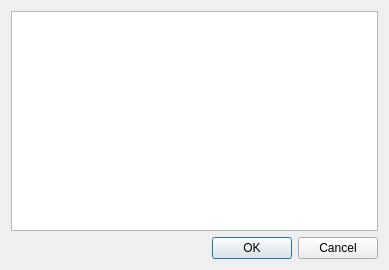
<?xml version="1.0" encoding="UTF-8"?>
<ui version="4.0">
 <class>GetNewStuffDialog</class>
 <widget class="QDialog" name="GetNewStuffDialog">
  <property name="geometry">
   <rect>
    <x>0</x>
    <y>0</y>
    <width>389</width>
    <height>270</height>
   </rect>
  </property>
  <property name="windowTitle">
   <string>Download New Resolvers</string>
  </property>
  <layout class="QVBoxLayout" name="verticalLayout">
   <item>
    <widget class="QListView" name="listView"/>
   </item>
   <item>
    <widget class="QDialogButtonBox" name="buttonBox">
     <property name="orientation">
      <enum>Qt::Horizontal</enum>
     </property>
     <property name="standardButtons">
      <set>QDialogButtonBox::Cancel|QDialogButtonBox::Ok</set>
     </property>
    </widget>
   </item>
  </layout>
 </widget>
 <resources/>
 <connections>
  <connection>
   <sender>buttonBox</sender>
   <signal>accepted()</signal>
   <receiver>GetNewStuffDialog</receiver>
   <slot>accept()</slot>
   <hints>
    <hint type="sourcelabel">
     <x>248</x>
     <y>254</y>
    </hint>
    <hint type="destinationlabel">
     <x>157</x>
     <y>274</y>
    </hint>
   </hints>
  </connection>
  <connection>
   <sender>buttonBox</sender>
   <signal>rejected()</signal>
   <receiver>GetNewStuffDialog</receiver>
   <slot>reject()</slot>
   <hints>
    <hint type="sourcelabel">
     <x>316</x>
     <y>260</y>
    </hint>
    <hint type="destinationlabel">
     <x>286</x>
     <y>274</y>
    </hint>
   </hints>
  </connection>
 </connections>
</ui>
